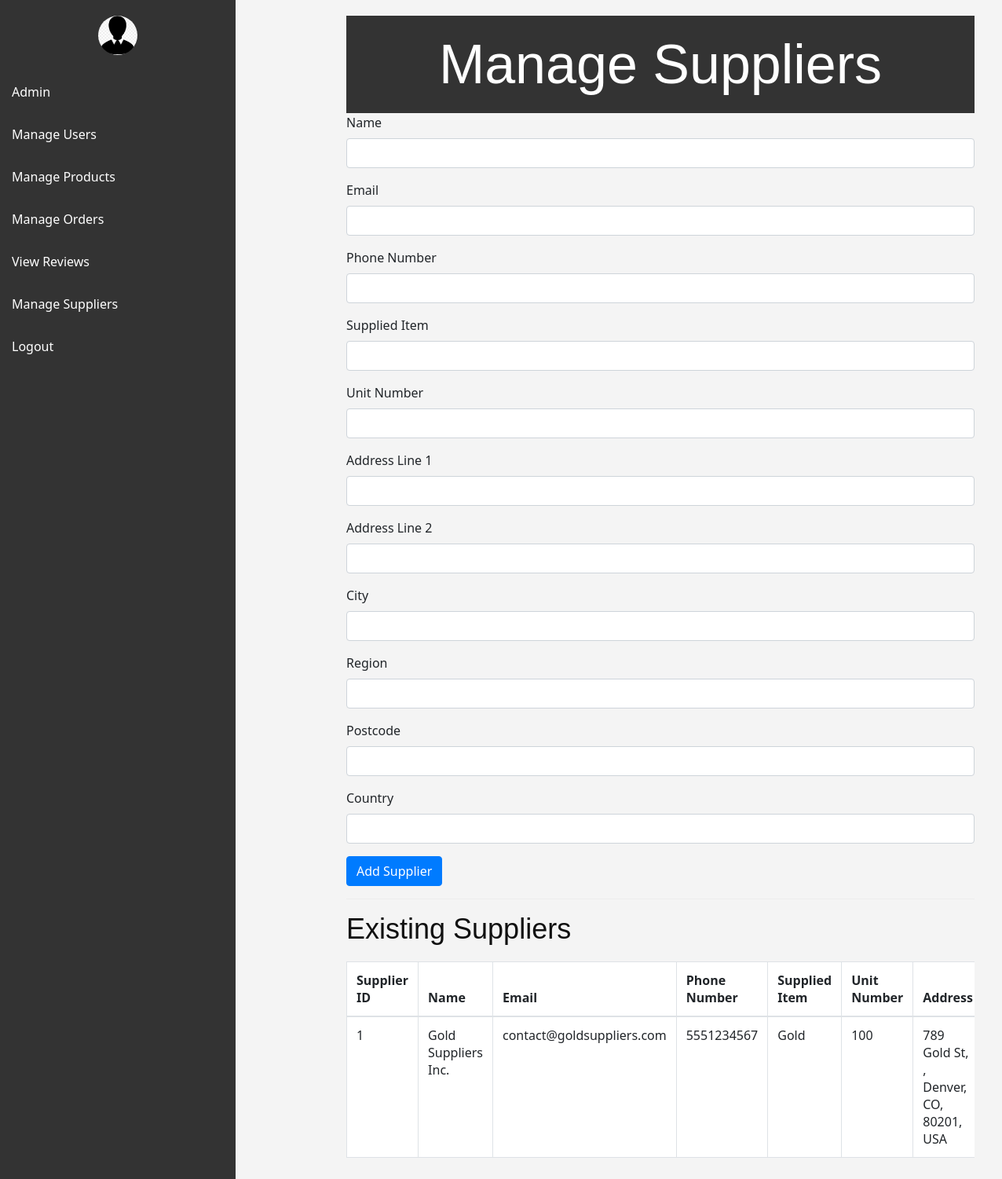
Page /manage_suppliers.php on the committed database.
### tables this page shows
CREATE TABLE `supplier` (
  `Id` int(50) NOT NULL,
  `Name` varchar(50) NOT NULL,
  `Email` varchar(50) NOT NULL,
  `Phone_no` varchar(20) NOT NULL,
  `Supplied_item` varchar(50) NOT NULL,
  `Unit_no` int(10) NOT NULL,
  `Address_line_1` varchar(50) NOT NULL,
  `Address_line_2` varchar(50) DEFAULT NULL,
  `City` varchar(20) NOT NULL,
  `Region` varchar(20) NOT NULL,
  `Postcode` varchar(10) NOT NULL,
  `Country` varchar(20) NOT NULL
);

### manage_suppliers.php (the view, shortened to what this page needs)
<?php
include 'config.php';
function fetchAllSuppliers($conn) {
    $sql = "SELECT * FROM supplier";
    $result = $conn->query($sql);
    if ($result->num_rows > 0) {
        return $result->fetch_all(MYSQLI_ASSOC);
    } else {
        return [];
    }
}
?>
<!DOCTYPE html>
<html lang="en">
<head>
    <link href="https://cdn.jsdelivr.net/npm/bootstrap@5.3.0/dist/css/bootstrap.min.css" rel="stylesheet">
    <link rel="stylesheet" href="css/bootstrap.min.css" type="text/css">
    <link rel="stylesheet" href="css/font-awesome.min.css" type="text/css">
    <link rel="stylesheet" href="css/style.css" type="text/css">
</head>
<body>
<div id="navbar">
        <img src="img/admin.png" alt="Profile Picture">
        <a href="admin.php">Admin</a>
        <a href="manage_users.php">Manage Users</a>
        <a href="manage_products.php">Manage Products</a>
        <a href="manage_orders.php">Manage Orders</a>
        <a href="manage_reviews.php">View Reviews</a>
        <a href="manage_suppliers.php">Manage Suppliers</a>
        <a href="logout.php">Logout</a>
    </div>
    <div class="container">
    <div class="content">
    <h1>Manage Suppliers</h1>
<form method="post">
    <div class="mb-3">
        <label for="name" class="form-label">Name</label>
        <input type="text" class="form-control" id="name" name="name" required>
    </div>
    <div class="mb-3">
        <label for="email" class="form-label">Email</label>
        <input type="email" class="form-control" id="email" name="email" required>
    </div>
    <div class="mb-3">
        <label for="phone" class="form-label">Phone Number</label>
        <input type="text" class="form-control" id="phone" name="phone" required>
    </div>
    <div class="mb-3">
        <label for="item" class="form-label">Supplied Item</label>
        <input type="text" class="form-control" id="item" name="item" required>
    </div>
    <div class="mb-3">
        <label for="unit_no" class="form-label">Unit Number</label>
        <input type="number" class="form-control" id="unit_no" name="unit_no" required>
    </div>
    <div class="mb-3">
        <label for="address_line_1" class="form-label">Address Line 1</label>
        <input type="text" class="form-control" id="address_line_1" name="address_line_1" required>
    </div>
    <div class="mb-3">
        <label for="address_line_2" class="form-label">Address Line 2</label>
        <input type="text" class="form-control" id="address_line_2" name="address_line_2">
    </div>
    <div class="mb-3">
        <label for="city" class="form-label">City</label>
        <input type="text" class="form-control" id="city" name="city" required>
    </div>
    <div class="mb-3">
        <label for="region" class="form-label">Region</label>
        <input type="text" class="form-control" id="region" name="region" required>
    </div>
    <div class="mb-3">
        <label for="postcode" class="form-label">Postcode</label>
        <input type="text" class="form-control" id="postcode" name="postcode" required>
    </div>
    <div class="mb-3">
        <label for="country" class="form-label">Country</label>
        <input type="text" class="form-control" id="country" name="country" required>
    </div>
    <button type="submit" class="btn btn-primary" name="add_supplier">Add Supplier</button>
</form>
<hr>
<h2>Existing Suppliers</h2>
<div class="table-responsive">
    <table class="table table-bordered">
        <thead>
            <tr>
                <th>Supplier ID</th>
                <th>Name</th>
                <th>Email</th>
                <th>Phone Number</th>
                <th>Supplied Item</th>
                <th>Unit Number</th>
                <th>Address</th>
            </tr>
        </thead>
        <tbody>
            <?php
            $suppliers = fetchAllSuppliers($conn);
            foreach ($suppliers as $supplier) {
                echo "<tr>";
                echo "<td>{$supplier['Id']}</td>";
                echo "<td>{$supplier['Name']}</td>";
                echo "<td>{$supplier['Email']}</td>";
                echo "<td>{$supplier['Phone_no']}</td>";
                echo "<td>{$supplier['Supplied_item']}</td>";
                echo "<td>{$supplier['Unit_no']}</td>";
                echo "<td>{$supplier['Address_line_1']}, {$supplier['Address_line_2']}, {$supplier['City']}, {$supplier['Region']}, {$supplier['Postcode']}, {$supplier['Country']}</td>";
                echo "</tr>";
            }
            ?>
        </tbody>
    </table>
</div>
</div>
</body>
</html>

### css/style.css (style rules this page uses)
html, body { height: 100%; font-family: "Cairo", sans-serif; -webkit-font-smoothing: antialiased; font-smoothing: antialiased; }
h1, h2, h3, h4, h5, h6 { margin: 0; color: #111111; font-weight: 400; font-family: "Cairo", sans-serif; }
h1 { font-size: 70px; }
h2 { font-size: 36px; }
img { max-width: 100%; }
@media only screen and (min-width: 1200px) { .container { max-width: 1170px; } }

### manage_suppliers.php (style rules this page uses)
body { font-family: Arial, sans-serif; }
table { width: 90%; border-collapse: collapse; margin: 20px 0; }
th, td { text-align: left; padding: 8px; border: 1px solid #ddd; }
th { background-color: #f2f2f2; }
body { font-family: 'Segoe UI', Tahoma, Geneva, Verdana, sans-serif; background-color: #f4f4f4; margin: 0; padding: 0; display: flex; }
#navbar { width: 300px; background-color: #333; padding-top: 20px; position: fixed; height: 100%; overflow: auto; color: white; transition: width 0.3s; }
#navbar img { width: 50px; height: 50px; border-radius: 50%; object-fit: cover; margin: 0 auto; display: block; margin-bottom: 20px; }
#navbar a { padding: 15px; text-decoration: none; font-size: 16px; color: #fff; display: block; transition: background-color 0.3s; }
.content { margin-left: 300px; padding: 20px; transition: margin-left 0.3s; width: calc(100% - 300px); box-sizing: border-box; }
h1 { text-align: center; padding: 20px; background-color: #333; color: #fff; }

### rows in the picture
supplier: Id "1", Name "Gold Suppliers Inc.", Email "contact@goldsuppliers.com", Phone_no "5551234567", Supplied_item "Gold", Unit_no "100", Address_line_1 "789 Gold St", City "Denver", Region "CO", Postcode "80201", Country "USA"
